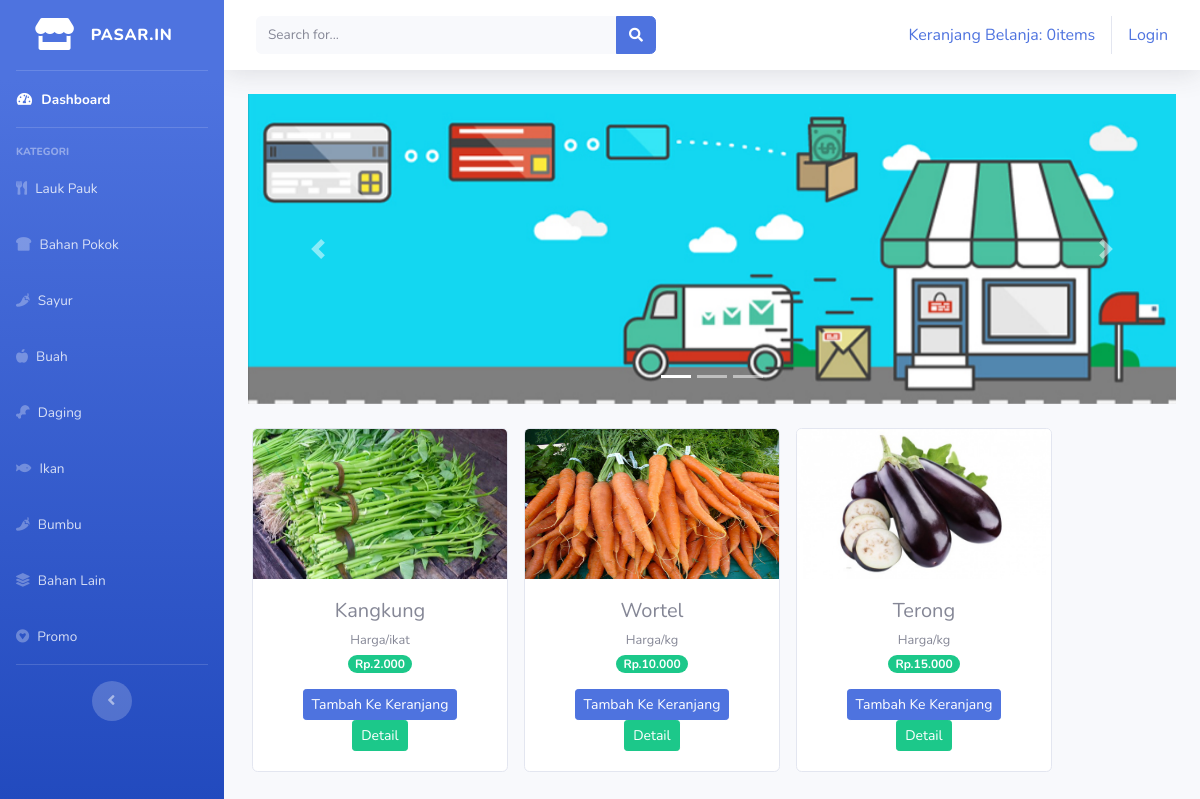
Page /index.php/kategori/sayur on the committed database.
### tables this page shows
CREATE TABLE `tb_barang` (
  `id_brg` int(11) NOT NULL,
  `nama_brg` varchar(120) NOT NULL,
  `keterangan` varchar(225) NOT NULL,
  `kategori` varchar(60) NOT NULL,
  `harga` int(11) NOT NULL,
  `stok` int(4) NOT NULL,
  `gambar` text NOT NULL
);

### application/controllers/kategori.php (called while the page is built, shortened)
<?php
class Kategori extends CI_Controller{
    public function sayur()
    {
        $data['sayur'] = $this->model_kategori->data_sayur()->result();
        $this->load->view('templates/header');
        $this->load->view('templates/sidebar');
        $this->load->view('sayur',$data);
        $this->load->view('templates/footer');
    }
}

### index.php (called while the page is built, shortened)
<?php
require_once BASEPATH.'core/CodeIgniter.php';

### application/models/model_kategori.php (called while the page is built, shortened)
<?php
   class Model_kategori extends CI_Model
   {
      public function data_sayur(){
         return $this->db->get_where("tb_barang",array('kategori' => 'sayur'));
      }
   }

### application/views/sayur.php (the view, shortened to what this page needs)
<div class="container-fluid">
    <div id="carouselExampleIndicators" class="carousel slide" data-ride="carousel">
            <ol class="carousel-indicators">
                <li data-target="#carouselExampleIndicators" data-slide-to="0" class="active"></li>
                <li data-target="#carouselExampleIndicators" data-slide-to="1"></li>
                <li data-target="#carouselExampleIndicators" data-slide-to="2"></li>
            </ol>
            <div class="carousel-inner">
                <div class="carousel-item active">
                    <img src="<?php echo base_url('assets/img/slider1.jpg') ?>" class="d-block w-100" alt="...">
                </div>
            </div>
            <a class="carousel-control-prev" href="#carouselExampleIndicators" role="button" data-slide="prev">
                <span class="carousel-control-prev-icon" aria-hidden="true"></span>
            </a>
            <a class="carousel-control-next" href="#carouselExampleIndicators" role="button" data-slide="next">
                <span class="carousel-control-next-icon" aria-hidden="true"></span>
            </a>
    </div>
    <div class="row text-center mt-4">
        <?php foreach ($sayur as $brg) : ?>
            <div class="card ml-3 mb-3" style="width: 16rem;">
                <img src="<?php echo base_url().'/uploads/'.$brg->gambar ?>" class="card-img-top" alt="..." style="width:254px; height:150px;">
                <div class="card-body">
                    <h5 class="card-title mb-1 "><?php  echo $brg->nama_brg ?></h5>
                    <small><?php  echo $brg->keterangan ?></small><br>
                    <span class="badge badge-pill badge-success mb-3">Rp.<?php  echo number_format($brg->harga, 0,',','.')  ?></span><br>
                    <?php echo anchor('dashboard/tambah_ke_keranjang/' .$brg->id_brg,'<div class="btn btn-sm btn-primary"> Tambah Ke Keranjang </div>') ?>
                    <?php echo anchor('dashboard/detail/' .$brg->id_brg,'<div class="btn btn-sm btn-success"> Detail </div>') ?>
                </div>
            </div>
        <?php endforeach; ?>
    </div>
</div>

### rows in the picture
tb_barang: gambar (picture), nama_brg "Kangkung", keterangan "Harga/ikat", harga "2.000", id_brg "Tambah Ke Keranjang", id_brg "Detail"
tb_barang: gambar (picture), nama_brg "Wortel", keterangan "Harga/kg", harga "10.000", id_brg "Tambah Ke Keranjang", id_brg "Detail"
tb_barang: gambar (picture), nama_brg "Terong", keterangan "Harga/kg", harga "15.000", id_brg "Tambah Ke Keranjang", id_brg "Detail"

### other values in the picture
anchor('dashboard/detail_keranjang', $keranjang ) "Keranjang Belanja: 0items"
anchor('auth/login','Login') "Login"
